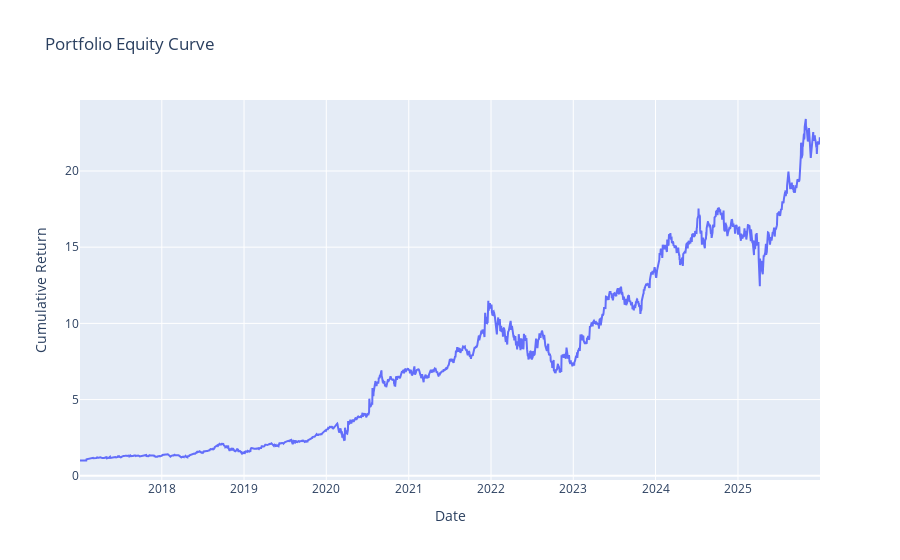

Write notebook code for a chart like this one.
### Markdown cell above
## Portfolio Equity Curve

Shows cumulative growth of capital.
Used to evaluate:
- Trend consistency
- Regime changes
- Capital efficiency

### Code cell
# Plot Equity Curve
from Multi_Asset_Stat_Arb_Backtesting_Engine.main.visualization.performance_plots import plot_equity_curve

fig_equity = plot_equity_curve(portfolio_returns)
fig_equity.show()

### Figure 1 — Plotly figure (JSON) as saved in the notebook; plotly's stock layout.template omitted (floating-point values rounded to 4 significant figures; data arrays with more than 128 entries replaced by an {"elided": "..."} marker saying what was removed)
{"data": [{"name": "Equity Curve", "type": "scatter", "x": {"elided": "2262 str values"}, "y": {"elided": "2262 float values"}}], "layout": {"title": {"text": "Portfolio Equity Curve"}, "xaxis": {"title": {"text": "Date"}}, "yaxis": {"title": {"text": "Cumulative Return"}}}}
